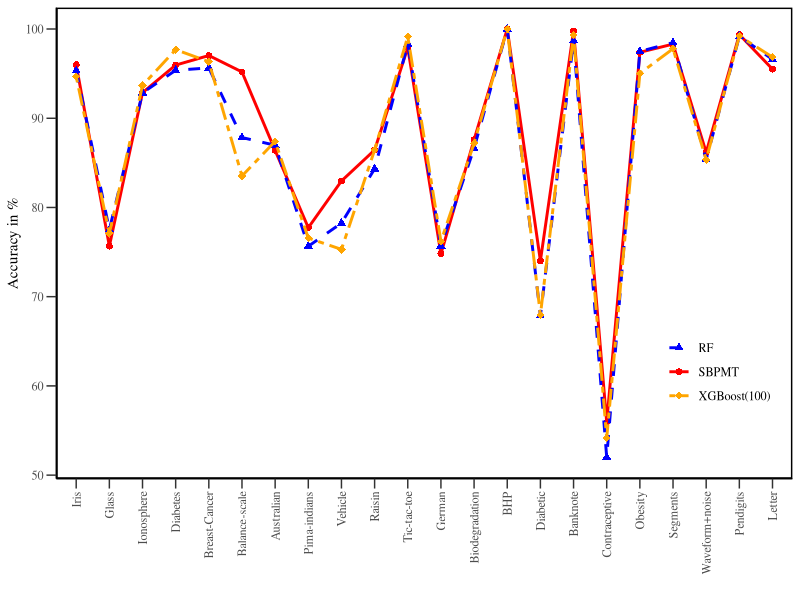
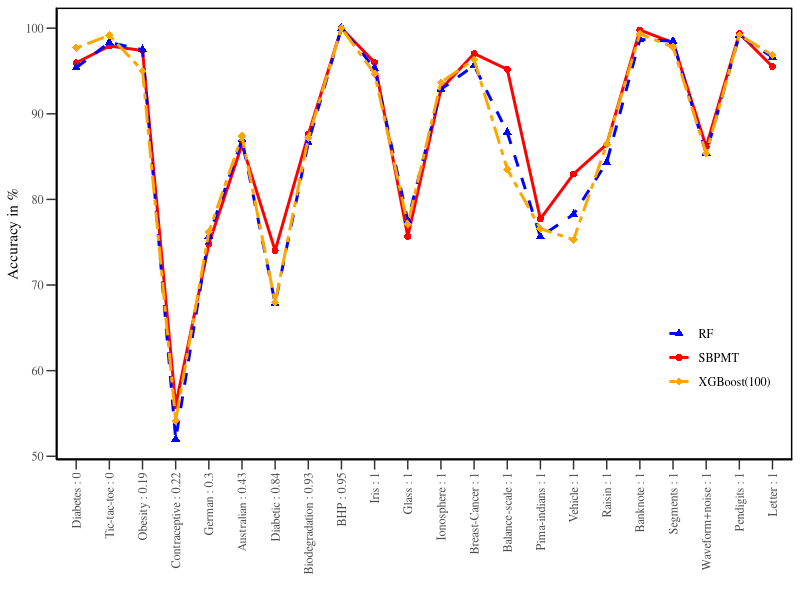

Reproduce these figures in R, in order.
## ---- chunk 1

data_p <- data.frame(dt=c("Iris","Glass","Ionosphere","Diabetes","Breast-Cancer","Balance-scale","Australian","Pima-indians","Vehicle","Raisin","Tic-tac-toe","German","Biodegradation","BHP","Diabetic","Banknote","Contraceptive","Obesity","Segments","Waveform+noise","Pendigits","Letter"),size=c(150,214,351,520,569,625,690,768,846,900,958,1000,1051,1075,1151,1372,1473,2111,2310,5000,10000,20000),acc_sbpmt=c(96.00,75.67,92.87,95.96,97.03,95.19,86.39,77.73,82.97,86.44,97.91,74.80,87.59,100,74.02,99.78,55.93,97.39,98.31,86.16,99.38,95.50),
                     acc_rf=c(94.67,77.09,93.68,97.69,96.34,83.53,87.41,76.57,75.30,86.44,99.16,76.20,87.20,100,67.95,99.34,54.16,95.03,97.79,85.36,99.21,96.85),
                    acc_xgboost=c(95.33,77.53,92.85,95.38,95.64,87.84,86.97,75.65,78.25,84.33,98.33,75.70,86.63,100,67.86,98.69,52.00,97.49,98.48,85.38,99.18,96.60),
                    num_attri=c(4,9,33,0,30,4,6,8,18,7,0,6,38,20,16,4,2,3,19,40,16,16),
                    num_cat=c(0,0,0,17,0,0,8,0,0,0,9,14,3,1,3,0,7,13,0,0,0,0))


data_p$dt = factor(data_p$dt, levels = data_p$dt)

## ---- chunk 2
library(ggplot2)
 f1<-ggplot(data_p)+
   geom_point(aes(dt,acc_sbpmt,group=1,colour="SBPMT",linetype = "SBPMT",shape="SBPMT"),size=2)+
   geom_line(aes(dt,acc_sbpmt,group=1,colour="SBPMT",linetype = "SBPMT",shape="SBPMT"),size=1) +
geom_point(aes(dt,acc_xgboost,group=1,colour="RF",linetype = "RF",shape="RF"),size=2)+
   geom_line(aes(dt,acc_xgboost,group=1,colour="RF",linetype = "RF",shape="RF"),size=1)+
geom_point(aes(dt,acc_rf,group=1,colour="XGBoost(100)",linetype = "XGBoost(100)",shape="XGBoost(100)"),size=2.5)+
   geom_line(aes(dt,acc_rf,group=1,colour="XGBoost(100)",linetype = "XGBoost(100)",shape="XGBoost(100)"),size=1)+
     scale_colour_manual("", 
                      values = c("SBPMT"="red", "RF"="blue","XGBoost(100)"="orange")) +
   scale_linetype_manual("", 
                      values = c("SBPMT"="solid", "RF"="dashed","XGBoost(100)"="twodash"))+
   scale_shape_manual("",values=c("SBPMT"=16,"RF"=17,"XGBoost(100)"=18))+
   xlab('')+
  ylab('Accuracy in %') +
   theme(text = element_text(family = "serif"))+
theme(panel.grid.major = element_blank(), panel.grid.minor = element_blank(),
panel.background = element_blank(), axis.line = element_line(colour = "black"),panel.border  = element_rect(color = "black",fill = NA,size = 1))+
 theme(axis.text.x = element_text(angle = 90, vjust = 0.5, hjust=1),axis.ticks.length=unit(.25, "cm"), legend.position=c(0.9,0.25),legend.key = element_rect(colour = NA, fill = NA))



f1

## ---- chunk 3
data_p$ratio <- data_p$num_attri/( data_p$num_attri+ data_p$num_cat)
data_p2 <- data_p[order(data_p$ratio),]
data_p2$dt = factor( data_p2$dt, levels = data_p2$dt)
data_p2$dt_ratio <- paste0(data_p2$dt,' : ',round(data_p2$ratio,2))
data_p2$dt_ratio = factor( data_p2$dt_ratio, levels = data_p2$dt_ratio)
library(ggplot2)
 f2<-ggplot(data_p2)+
   geom_point(aes(dt_ratio,acc_sbpmt,group=1,colour="SBPMT",linetype = "SBPMT",shape="SBPMT"),size=2)+
   geom_line(aes(dt_ratio,acc_sbpmt,group=1,colour="SBPMT",linetype = "SBPMT",shape="SBPMT"),size=1) +
geom_point(aes(dt_ratio,acc_xgboost,group=1,colour="RF",linetype = "RF",shape="RF"),size=2)+
   geom_line(aes(dt_ratio,acc_xgboost,group=1,colour="RF",linetype = "RF",shape="RF"),size=1)+
geom_point(aes(dt_ratio,acc_rf,group=1,colour="XGBoost(100)",linetype = "XGBoost(100)",shape="XGBoost(100)"),size=2.5)+
   geom_line(aes(dt_ratio,acc_rf,group=1,colour="XGBoost(100)",linetype = "XGBoost(100)",shape="XGBoost(100)"),size=1)+
     scale_colour_manual("", 
                      values = c("SBPMT"="red", "RF"="blue","XGBoost(100)"="orange")) +
   scale_linetype_manual("", 
                      values = c("SBPMT"="solid", "RF"="dashed","XGBoost(100)"="twodash"))+
   scale_shape_manual("",values=c("SBPMT"=16,"RF"=17,"XGBoost(100)"=18))+
   xlab('')+
  ylab('Accuracy in %') +
   theme(text = element_text(family = "serif"))+
theme(panel.grid.major = element_blank(), panel.grid.minor = element_blank(),
panel.background = element_blank(), axis.line = element_line(colour = "black"),panel.border  = element_rect(color = "black",fill = NA,size = 1))+
 theme(axis.text.x = element_text(angle = 90, vjust = 0.5, hjust=1),axis.ticks.length=unit(.25, "cm"), legend.position=c(0.9,0.25),legend.key = element_rect(colour = NA, fill = NA))



f2

